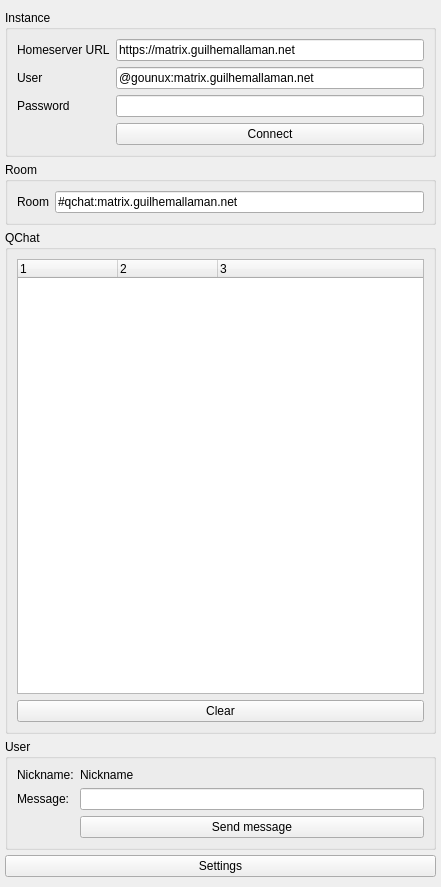
<?xml version="1.0" encoding="UTF-8"?>
<ui version="4.0">
 <class>QChatWidget</class>
 <widget class="QDockWidget" name="QChatWidget">
  <property name="geometry">
   <rect>
    <x>0</x>
    <y>0</y>
    <width>441</width>
    <height>887</height>
   </rect>
  </property>
  <property name="sizePolicy">
   <sizepolicy hsizetype="Preferred" vsizetype="Preferred">
    <horstretch>0</horstretch>
    <verstretch>0</verstretch>
   </sizepolicy>
  </property>
  <property name="locale">
   <locale language="English" country="UnitedStates"/>
  </property>
  <property name="windowTitle">
   <string notr="true">QChat</string>
  </property>
  <widget class="QWidget" name="dockWidgetContents">
   <property name="sizePolicy">
    <sizepolicy hsizetype="Preferred" vsizetype="Preferred">
     <horstretch>0</horstretch>
     <verstretch>0</verstretch>
    </sizepolicy>
   </property>
   <layout class="QVBoxLayout" name="verticalLayout">
    <property name="spacing">
     <number>5</number>
    </property>
    <property name="leftMargin">
     <number>5</number>
    </property>
    <property name="topMargin">
     <number>10</number>
    </property>
    <property name="rightMargin">
     <number>5</number>
    </property>
    <property name="bottomMargin">
     <number>10</number>
    </property>
    <item>
     <widget class="QgsCollapsibleGroupBox" name="grb_instance">
      <property name="sizePolicy">
       <sizepolicy hsizetype="Preferred" vsizetype="Minimum">
        <horstretch>0</horstretch>
        <verstretch>0</verstretch>
       </sizepolicy>
      </property>
      <property name="title">
       <string>Instance</string>
      </property>
      <layout class="QFormLayout" name="formLayout_3">
       <item row="1" column="0">
        <widget class="QLabel" name="lbl_homeserver">
         <property name="text">
          <string>Homeserver URL</string>
         </property>
        </widget>
       </item>
       <item row="1" column="1">
        <widget class="QgsFilterLineEdit" name="lne_homeserver">
         <property name="text">
          <string>https://matrix.guilhemallaman.net</string>
         </property>
         <property name="qgisRelation" stdset="0">
          <string notr="true"/>
         </property>
        </widget>
       </item>
       <item row="2" column="0">
        <widget class="QLabel" name="lbl_user">
         <property name="text">
          <string>User</string>
         </property>
        </widget>
       </item>
       <item row="2" column="1">
        <widget class="QgsFilterLineEdit" name="lne_user">
         <property name="text">
          <string>@gounux:matrix.guilhemallaman.net</string>
         </property>
         <property name="qgisRelation" stdset="0">
          <string notr="true"/>
         </property>
        </widget>
       </item>
       <item row="3" column="0">
        <widget class="QLabel" name="label">
         <property name="text">
          <string>Password</string>
         </property>
        </widget>
       </item>
       <item row="3" column="1">
        <widget class="QgsPasswordLineEdit" name="lne_password">
         <property name="text">
          <string/>
         </property>
        </widget>
       </item>
       <item row="4" column="1">
        <widget class="QPushButton" name="btn_connect">
         <property name="text">
          <string>Connect</string>
         </property>
        </widget>
       </item>
      </layout>
     </widget>
    </item>
    <item>
     <widget class="QgsCollapsibleGroupBox" name="grb_room">
      <property name="sizePolicy">
       <sizepolicy hsizetype="Preferred" vsizetype="Minimum">
        <horstretch>0</horstretch>
        <verstretch>0</verstretch>
       </sizepolicy>
      </property>
      <property name="title">
       <string>Room</string>
      </property>
      <layout class="QFormLayout" name="formLayout_2">
       <item row="0" column="0">
        <widget class="QLabel" name="lbl_room">
         <property name="text">
          <string>Room</string>
         </property>
        </widget>
       </item>
       <item row="0" column="1">
        <widget class="QgsFilterLineEdit" name="lne_room">
         <property name="text">
          <string>#qchat:matrix.guilhemallaman.net</string>
         </property>
         <property name="qgisRelation" stdset="0">
          <string notr="true"/>
         </property>
        </widget>
       </item>
      </layout>
     </widget>
    </item>
    <item>
     <widget class="QgsCollapsibleGroupBox" name="grb_qchat">
      <property name="sizePolicy">
       <sizepolicy hsizetype="Preferred" vsizetype="Expanding">
        <horstretch>0</horstretch>
        <verstretch>0</verstretch>
       </sizepolicy>
      </property>
      <property name="sizeIncrement">
       <size>
        <width>0</width>
        <height>1</height>
       </size>
      </property>
      <property name="baseSize">
       <size>
        <width>0</width>
        <height>1</height>
       </size>
      </property>
      <property name="title">
       <string notr="true">QChat</string>
      </property>
      <property name="collapsed">
       <bool>false</bool>
      </property>
      <layout class="QVBoxLayout" name="verticalLayout_3">
       <item>
        <widget class="QTreeWidget" name="twg_chat">
         <property name="uniformRowHeights">
          <bool>true</bool>
         </property>
         <property name="itemsExpandable">
          <bool>false</bool>
         </property>
         <property name="animated">
          <bool>true</bool>
         </property>
         <property name="columnCount">
          <number>3</number>
         </property>
         <attribute name="headerCascadingSectionResizes">
          <bool>true</bool>
         </attribute>
         <attribute name="headerMinimumSectionSize">
          <number>64</number>
         </attribute>
         <column>
          <property name="text">
           <string notr="true">1</string>
          </property>
         </column>
         <column>
          <property name="text">
           <string notr="true">2</string>
          </property>
         </column>
         <column>
          <property name="text">
           <string notr="true">3</string>
          </property>
         </column>
        </widget>
       </item>
       <item>
        <widget class="QPushButton" name="btn_clear_chat">
         <property name="cursor">
          <cursorShape>PointingHandCursor</cursorShape>
         </property>
         <property name="text">
          <string>Clear</string>
         </property>
        </widget>
       </item>
      </layout>
     </widget>
    </item>
    <item>
     <widget class="QgsCollapsibleGroupBox" name="grb_user">
      <property name="enabled">
       <bool>true</bool>
      </property>
      <property name="sizePolicy">
       <sizepolicy hsizetype="Preferred" vsizetype="Minimum">
        <horstretch>0</horstretch>
        <verstretch>0</verstretch>
       </sizepolicy>
      </property>
      <property name="sizeIncrement">
       <size>
        <width>0</width>
        <height>3</height>
       </size>
      </property>
      <property name="baseSize">
       <size>
        <width>0</width>
        <height>5</height>
       </size>
      </property>
      <property name="title">
       <string>User</string>
      </property>
      <layout class="QFormLayout" name="formLayout">
       <item row="2" column="0">
        <widget class="QLabel" name="lbl_nickname_text">
         <property name="text">
          <string>Nickname:</string>
         </property>
        </widget>
       </item>
       <item row="4" column="0">
        <widget class="QLabel" name="lbl_message">
         <property name="text">
          <string>Message:</string>
         </property>
        </widget>
       </item>
       <item row="5" column="1">
        <widget class="QPushButton" name="btn_send">
         <property name="cursor">
          <cursorShape>PointingHandCursor</cursorShape>
         </property>
         <property name="text">
          <string>Send message</string>
         </property>
        </widget>
       </item>
       <item row="2" column="1">
        <widget class="QLabel" name="lbl_nickname">
         <property name="cursor">
          <cursorShape>ForbiddenCursor</cursorShape>
         </property>
         <property name="toolTip">
          <string>Nickname set in QTribu's plugin settings</string>
         </property>
         <property name="text">
          <string notr="true">Nickname</string>
         </property>
        </widget>
       </item>
       <item row="4" column="1">
        <widget class="QgsFilterLineEdit" name="lne_message">
         <property name="qgisRelation" stdset="0">
          <string notr="true"/>
         </property>
        </widget>
       </item>
      </layout>
     </widget>
    </item>
    <item>
     <widget class="QPushButton" name="btn_settings">
      <property name="cursor">
       <cursorShape>PointingHandCursor</cursorShape>
      </property>
      <property name="text">
       <string>Settings</string>
      </property>
     </widget>
    </item>
   </layout>
  </widget>
 </widget>
 <customwidgets>
  <customwidget>
   <class>QgsCollapsibleGroupBox</class>
   <extends>QGroupBox</extends>
   <header>qgscollapsiblegroupbox.h</header>
   <container>1</container>
  </customwidget>
  <customwidget>
   <class>QgsFilterLineEdit</class>
   <extends>QLineEdit</extends>
   <header>qgsfilterlineedit.h</header>
  </customwidget>
  <customwidget>
   <class>QgsPasswordLineEdit</class>
   <extends>QLineEdit</extends>
   <header>qgspasswordlineedit.h</header>
  </customwidget>
 </customwidgets>
 <tabstops>
  <tabstop>grb_instance</tabstop>
  <tabstop>grb_qchat</tabstop>
  <tabstop>grb_user</tabstop>
 </tabstops>
 <resources/>
 <connections/>
</ui>
